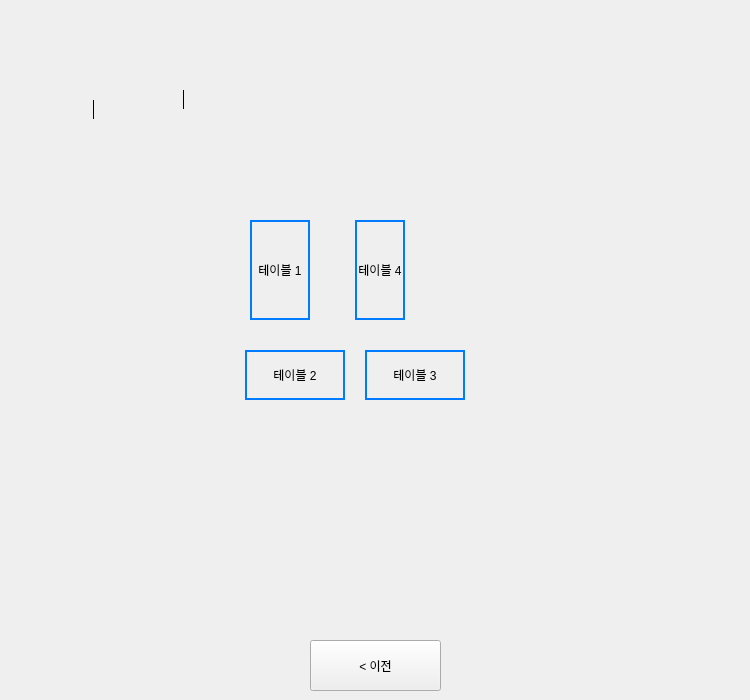
    <widget class="QWidget" name="page_2">
     <widget class="QLabel" name="label_10">
      <property name="geometry">
       <rect>
        <x>365</x>
        <y>350</y>
        <width>100</width>
        <height>50</height>
       </rect>
      </property>
      <property name="styleSheet">
       <string notr="true">border: 2px solid #007bff; /* 파란색 테두리 */</string>
      </property>
      <property name="text">
       <string>테이블 3</string>
      </property>
      <property name="alignment">
       <set>Qt::AlignCenter</set>
      </property>
     </widget>
     <widget class="QLabel" name="label_9">
      <property name="geometry">
       <rect>
        <x>245</x>
        <y>350</y>
        <width>100</width>
        <height>50</height>
       </rect>
      </property>
      <property name="styleSheet">
       <string notr="true">border: 2px solid #007bff; /* 파란색 테두리 */</string>
      </property>
      <property name="text">
       <string>테이블 2</string>
      </property>
      <property name="alignment">
       <set>Qt::AlignCenter</set>
      </property>
     </widget>
     <widget class="QLabel" name="label_8">
      <property name="geometry">
       <rect>
        <x>250</x>
        <y>220</y>
        <width>60</width>
        <height>100</height>
       </rect>
      </property>
      <property name="styleSheet">
       <string notr="true">border: 2px solid #007bff; /* 파란색 테두리 */</string>
      </property>
      <property name="text">
       <string>테이블 1</string>
      </property>
      <property name="alignment">
       <set>Qt::AlignCenter</set>
      </property>
      <property name="wordWrap">
       <bool>true</bool>
      </property>
     </widget>
     <widget class="QLabel" name="label_11">
      <property name="geometry">
       <rect>
        <x>355</x>
        <y>220</y>
        <width>50</width>
        <height>100</height>
       </rect>
      </property>
      <property name="styleSheet">
       <string notr="true">border: 2px solid #007bff; /* 파란색 테두리 */</string>
      </property>
      <property name="text">
       <string>테이블 4</string>
      </property>
      <property name="alignment">
       <set>Qt::AlignCenter</set>
      </property>
      <property name="wordWrap">
       <bool>true</bool>
      </property>
     </widget>
     <widget class="QPushButton" name="prev_btn">
      <property name="geometry">
       <rect>
        <x>310</x>
        <y>640</y>
        <width>131</width>
        <height>51</height>
       </rect>
      </property>
      <property name="styleSheet">
       <string notr="true">font: 16pt &quot;Ubuntu Sans&quot;;</string>
      </property>
      <property name="text">
       <string>&lt; 이전</string>
      </property>
     </widget>
     <widget class="QLabel" name="label_7">
      <property name="geometry">
       <rect>
        <x>30</x>
        <y>10</y>
        <width>711</width>
        <height>621</height>
       </rect>
      </property>
      <property name="text">
       <string/>
      </property>
      <property name="pixmap">
       <pixmap>../../../../data/fourtable.pgm</pixmap>
      </property>
      <property name="scaledContents">
       <bool>true</bool>
      </property>
     </widget>
     <widget class="QLabel" name="pinky_status_1">
      <property name="geometry">
       <rect>
        <x>60</x>
        <y>100</y>
        <width>66</width>
        <height>19</height>
       </rect>
      </property>
      <property name="frameShape">
       <enum>QFrame::VLine</enum>
      </property>
      <property name="text">
       <string/>
      </property>
     </widget>
     <widget class="QLabel" name="pinky_status_2">
      <property name="geometry">
       <rect>
        <x>150</x>
        <y>90</y>
        <width>66</width>
        <height>19</height>
       </rect>
      </property>
      <property name="frameShape">
       <enum>QFrame::VLine</enum>
      </property>
      <property name="text">
       <string/>
      </property>
     </widget>
     <widget class="QLabel" name="pinky1">
      <property name="geometry">
       <rect>
        <x>40</x>
        <y>30</y>
        <width>66</width>
        <height>19</height>
       </rect>
      </property>
      <property name="text">
       <string/>
      </property>
     </widget>
     <widget class="QLabel" name="pinky2">
      <property name="geometry">
       <rect>
        <x>140</x>
        <y>20</y>
        <width>66</width>
        <height>19</height>
       </rect>
      </property>
      <property name="text">
       <string/>
      </property>
     </widget>
     <zorder>label_7</zorder>
     <zorder>label_10</zorder>
     <zorder>label_9</zorder>
     <zorder>label_8</zorder>
     <zorder>label_11</zorder>
     <zorder>prev_btn</zorder>
     <zorder>pinky_status_2</zorder>
     <zorder>pinky1</zorder>
     <zorder>pinky2</zorder>
     <zorder>pinky_status_1</zorder>
    </widget>
